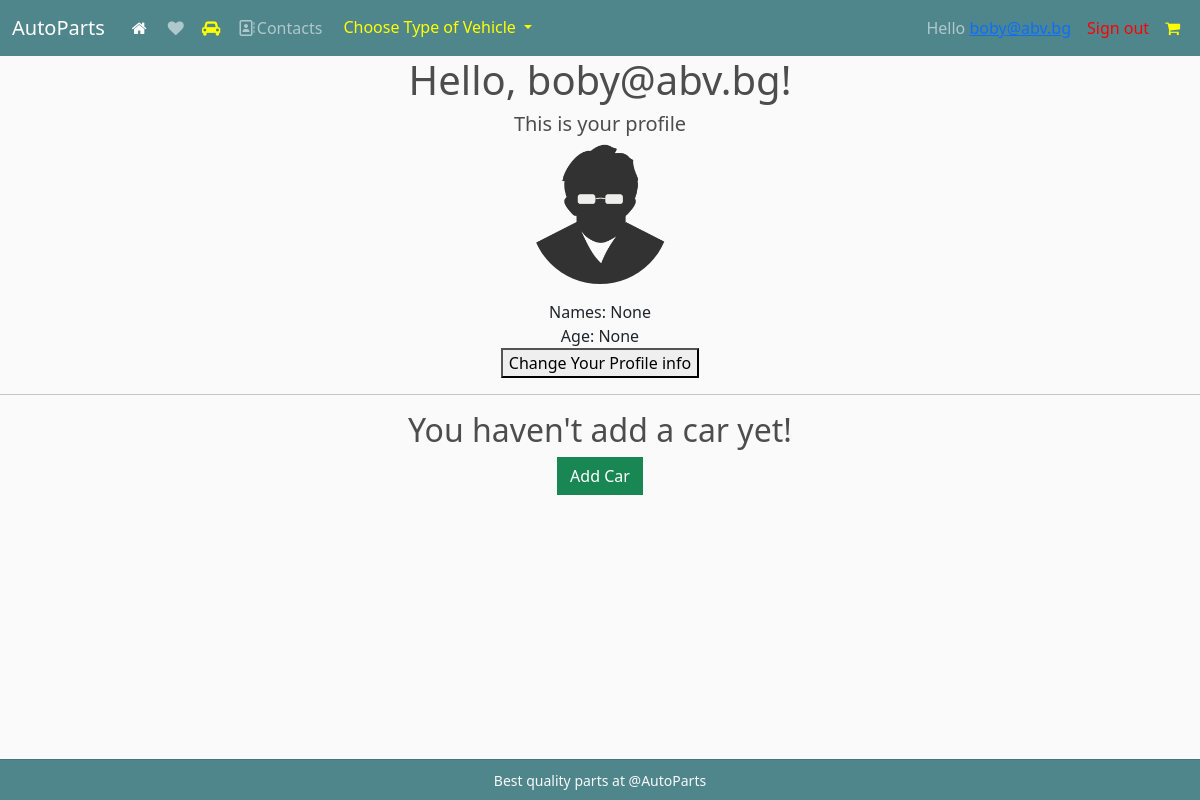
Screenshot of /account/ (signed in) with the database file from the repository.
### AutoParts/account_auth/models.py (models this page shows)
class SiteUser(AbstractBaseUser, PermissionsMixin):
    email = models.EmailField(
        unique=True,
        error_messages={
            'unique': "A user with that email already exists.",
        }
    )
    is_staff = models.BooleanField(
        default=False,
    )
    date_joined = models.DateTimeField(
        default=timezone.now
    )
    objects = SiteUserManager()
    USERNAME_FIELD = 'email'

### AutoParts/accounts/models.py (models this page shows, shortened)
class Profile(models.Model):
    first_name = models.CharField(
        max_length=20,
        blank=True,
        null=True,
    )
    last_name = models.CharField(
        max_length=20,
        blank=True,
    )
    profile_picture = models.ImageField(
        upload_to='profiles',
        blank=True,
    )
    age = models.IntegerField(
        blank=True,
        null=True,
    )
    is_done = models.BooleanField(
        default=False,
    )
    user = models.OneToOneField(
        UserModel,
        on_delete=models.CASCADE,
        primary_key=True,
    )
    car = models.ForeignKey(
        Vehicle,
        on_delete=models.CASCADE,
        blank=True,
        null=True,
    )

### AutoParts/accounts/views.py (the view)
# urls.py: path('', ProfileDetailsView.as_view(), name='profile details'),
class ProfileDetailsView(FormView):
    template_name = 'pages/profile-details.html'
    form_class = ProfileForm
    def get_context_data(self, **kwargs):
        context = super().get_context_data(**kwargs)
        context['profile'] = Profile.objects.get(pk=self.request.user.id)
        return context

### templates/pages/profile-details.html
{% extends 'base.html' %}
{% load static %}
{% block content %}
    <div class="text-center">
        <h1>Hello, {{ request.user }}!</h1>
        <h5>This is your profile</h5>
        {% if profile.profile_picture %}
            <img class="rounded-circle mb-3" src="{{ profile.profile_picture.url }}" alt="Generic placeholder image"
                 width="140" height="140">
        {% else %}
            <img class="rounded-circle mb-3" src="{% static 'images/Generic-person.svg.png' %}"
                 alt="Generic placeholder image" width="140" height="140">
        {% endif %}
        <div class="w-50 m-auto">
            Names: {{ profile.first_name }} {{ profile.last_name }} <br>
            Age: {{ profile.age }} <br>
            <a href="{% url 'change profile' %}">
                <button>Change Your Profile info</button>
            </a>
        </div>
    </div>
    <hr>
    {% if profile.car %}
        <h2 class='text-center'>This is your car</h2>
        <div class="row justify-content-center">
        <div class="row justify-content-center">
                    <div class="col-lg-4">
                        <div class="card" style="width: 18rem;">
                            <img src="{{ profile.car.model.image_url }}" class="card-img-top" alt="...">
                            <div class="card-body">
                                <h5 class="card-title">{{ profile.car.manufacturer }} {{ profile.car.model }}</h5>
                                <a href="{% url 'garage' %}" class="btn btn-primary">See details</a>
                            </div>
                        </div>
                    </div>
            </div>
        </div>
    {% else %}
        <div class="text-center">
            <h2>You haven't add a car yet!</h2>
            <a href="#" class="btn btn-success">Add Car</a>
        </div>
    {% endif %}
{% endblock %}

### templates/common/navigation.html (shortened to what this page needs)
<nav class="navbar navbar-expand-lg navbar-dark bg-dark">
    <div class="container-fluid">
        <a class="navbar-brand navbar-light-brand-hover-color" href="{% url 'index' %}">AutoParts</a>
        <div class="collapse navbar-collapse" id="navbarNav">
            <ul class="navbar-nav">
                <li class="nav-item">
                    <a class="nav-link active" title="Home" aria-current="page" href="{% url 'index' %}"><i
                            class="fa fa-fw fa-home"></i></a>
                </li>
                <li class="nav-item">
                    <a class="nav-link" title="Favorites" href="#"><i class="fa fa-fw fa-heart"></i></a>
                </li>
                <li class="nav-item">
                    <a class="nav-link" title="Garage" href="{% url 'garage' %}"><i class="fa fa-car" style="color: yellow"
                                                                                    aria-hidden="true"></i></a>
                </li>
                <li class="nav-item">
                    <a class="nav-link" href="{% url 'contacts' %}"><i
                            class="fa fa-fw fa-address-book-o"></i>Contacts</a>
                </li>
                <li class="nav-item">
                    <div class="dropdown navbar-dark bg-dark">
                        <button class="btn dropdown-toggle navbar-dark bg-dark" style="color: yellow" type="button" id="dropdownMenuButton1"
                                data-bs-toggle="dropdown" aria-expanded="false">
                            Choose Type of Vehicle
                        </button>
                    </div>
                </li>
            </ul>
        </div>
        <div class="nav navbar-nav navbar-right" id="navbarNav">
            <ul class="navbar-nav">
                {% if request.user.is_authenticated %}
                    <li class="nav-link">
                        Hello <a href="{% url 'profile details' %}">{{ request.user }}</a>
                    </li>
                    <li class="nav-item">
                        <a class="nav-link" style="color: red" href="{% url 'sign out' %}">Sign out</a>
                    </li>
                {% endif %}
                <li class="nav-item">
                    <a class="nav-link" style="color: yellow" href="{% url 'cart' %}"><i class="fa fa-shopping-cart" aria-hidden="true"></i>
                    </a>
                </li>
            </ul>
        </div>
    </div>
</nav>

### static/css/global.css (style rules this page uses)
body { background-color: hsl(0, 0%, 98%); }
h1,h2,h3,h4,h5,h6 { color:hsl(0, 0%, 30%); }
.bg-dark { background-color: #4f868c!important; }
.btn { border-radius: 0; }

### rows the page displays
SiteUser: user "boby@abv.bg"
Profile: first_name "None", age "None"
